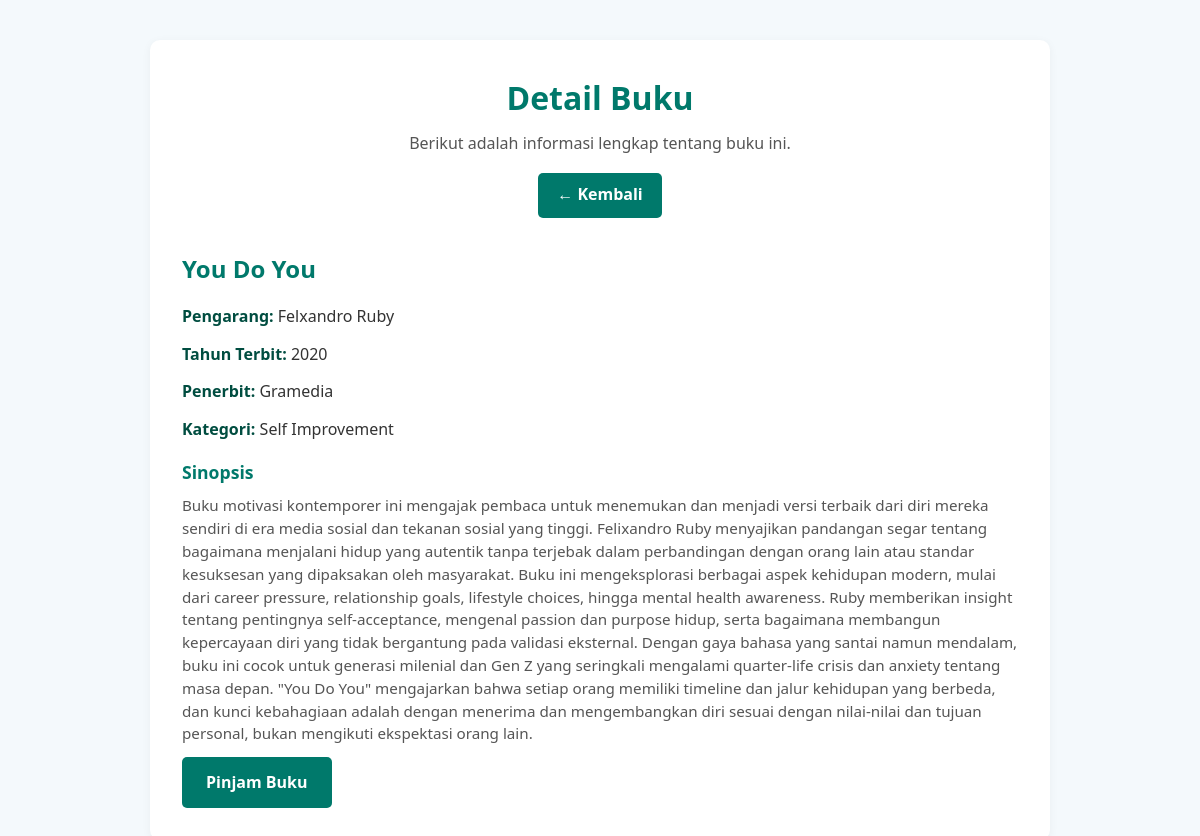
Screenshot of /detailBuku.php?id=8 (signed in) with the database file from the repository.
### tables this page shows
CREATE TABLE `buku` (
  `id` int(11) NOT NULL,
  `judul` varchar(255) NOT NULL,
  `pengarang` varchar(100) NOT NULL,
  `tahun` year(4) NOT NULL,
  `penerbit` varchar(100) NOT NULL,
  `kategori` varchar(100) DEFAULT NULL,
  `sinopsis` text NOT NULL
);

### detailBuku.php (the view, shortened to what this page needs)
<?php
require_once __DIR__ . '/core/autoload.php';
$id_buku = intval($_GET['id']);
$query = "SELECT * FROM buku WHERE id = $id_buku";
$result = mysqli_query($connect, $query);
$buku = mysqli_fetch_assoc($result);
?>
<!DOCTYPE html>
<html lang="id">
<head>
    <link rel="stylesheet" href="css/detailBuku.css" />
</head>
<body>
    <div class="container">
        <header class="page-header">
            <h1>Detail Buku</h1>
            <p>Berikut adalah informasi lengkap tentang buku ini.</p>
            <a href="javascript:history.back()" class="btn-back">← Kembali</a>
        </header>
        <section class="book-detail">
            <div class="book-info">
                <h2><?= htmlspecialchars($buku['judul']) ?></h2>
                <p><strong>Pengarang:</strong> <?= htmlspecialchars($buku['pengarang']) ?></p>
                <p><strong>Tahun Terbit:</strong> <?= htmlspecialchars($buku['tahun']) ?></p>
                <p><strong>Penerbit:</strong> <?= htmlspecialchars($buku['penerbit']) ?></p>
                <p><strong>Kategori:</strong>
                    <?= $buku['kategori'] ? htmlspecialchars($buku['kategori']) : 'Tidak ada' ?></p>
                <div class="sinopsis">
                    <h3>Sinopsis</h3>
                    <p><?= htmlspecialchars($buku['sinopsis'] ?? 'Sinopsis belum tersedia.') ?></p>
                </div>
            </div>
        </section>
        <div class="action-buttons">
            <?php if (isset($_SESSION['login_member'])): ?>
                <a href="pinjam.php?id=<?= $buku['id'] ?>" class="btn-pinjam">Pinjam Buku</a>
            <?php else: ?>
                <a href="../member/login.php" class="btn-pinjam">Pinjam Sekarang</a>
            <?php endif; ?>
        </div>
    </div>
</body>
</html>

### css/detailBuku.css (style rules this page uses)
* { margin: 0; padding: 0; box-sizing: border-box; }
body { font-family: "Segoe UI", sans-serif; background-color: #f4f9fc; color: #333; line-height: 1.6; }
.container { max-width: 900px; margin: 40px auto; padding: 2rem; background-color: white; border-radius: 10px; box-shadow: 0 2px 10px rgba(0, 0, 0, 0.05); }
.page-header { text-align: center; margin-bottom: 2rem; }
.page-header h1 { color: #00796b; font-size: 2rem; margin-bottom: 0.5rem; }
.page-header p { color: #555; font-size: 1rem; }
.btn-back { display: inline-block; margin-top: 1rem; padding: 0.6rem 1.2rem; background-color: #00796b; color: white; text-decoration: none; border-radius: 5px; font-weight: bold; transition: background-color 0.3s ease; }
.book-detail { display: flex; flex-wrap: wrap; gap: 2rem; align-items: flex-start; }
.book-info { flex: 1; }
.book-info h2 { color: #00796b; margin-bottom: 1rem; }
.book-info p { margin-bottom: 0.75rem; color: #333; font-size: 1rem; }
.book-info p strong { color: #004d40; }
.sinopsis { margin-top: 1rem; }
.sinopsis h3 { color: #00796b; font-size: 1.1rem; margin-bottom: 0.5rem; }
.sinopsis p { font-size: 0.95rem; line-height: 1.5; color: #555; }
.btn-pinjam { display: inline-block; padding: 0.8rem 1.5rem; background-color: #00796b; color: white; text-decoration: none; border-radius: 5px; font-weight: bold; font-size: 1rem; transition: background-color 0.3s ease; }

### rows the page displays
buku: judul "You Do You", pengarang "Felxandro Ruby", tahun "2020", penerbit "Gramedia", kategori "Self Improvement", sinopsis "Buku motivasi kontemporer ini mengajak pembaca untuk menemukan dan menjadi versi terbaik dari diri mereka sendiri di era media sosial dan tekanan sosial yang tinggi. Felixandro Ruby menyajikan pandangan segar tentang bagaimana menjalani hidup yang autentik tanpa terjebak dalam perbandingan dengan orang lain atau standar kesuksesan yang dipaksakan oleh masyarakat. Buku ini mengeksplorasi berbagai aspek kehidupan modern, mulai dari career pressure, relationship goals, lifestyle choices, hingga mental health awareness. Ruby memberikan insight tentang pentingnya self-acceptance, mengenal passion dan purpose hidup, serta bagaimana membangun kepercayaan diri yang tidak bergantung pada validasi…"
